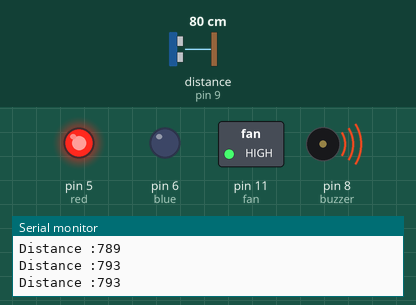
The sketch below on a simulated Arduino Uno, built with avr-gcc and run on an emulated ATmega328P. Parts: switched loads named in the sketch (green lamp = pin HIGH), output pins drawn as LEDs (lit = HIGH), buzzer (waves = sounding), the last lines printed to the serial monitor. Wiring (inferred from the names in the program): ultrasonic range finder: trigger pin 10; echo pin 9. The inputs (shaded band) are chosen by the test bench; at power-on: distance to the obstacle (sensor on pin 9) 80 cm. The echo pulse lasts 58.3 µs per cm; pins used as bus, display or sensor lines are not drawn.

Above: at 1.2 s.
1.3 s: distance to the obstacle (sensor on pin 9) set to 12 cm
2.8 s: distance to the obstacle (sensor on pin 9) set to 9 cm
At 2.81 s:
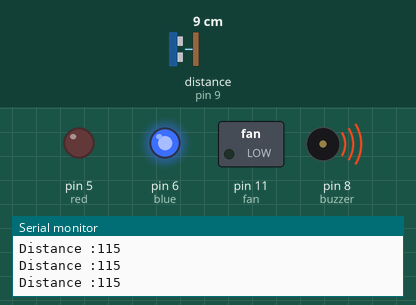
At 4.0 s:
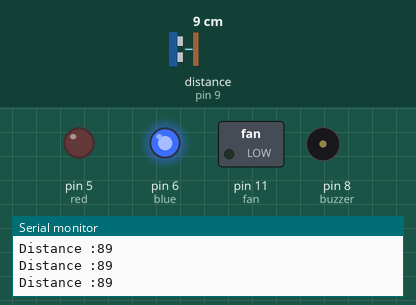
4.3 s: distance to the obstacle (sensor on pin 9) set to 18 cm
At 4.6 s:
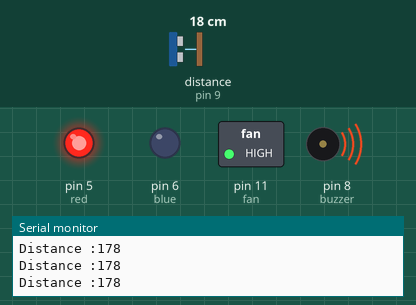
Timing chart, 0 to 7.3 s (numbered marks = the images above; inputs shaded):
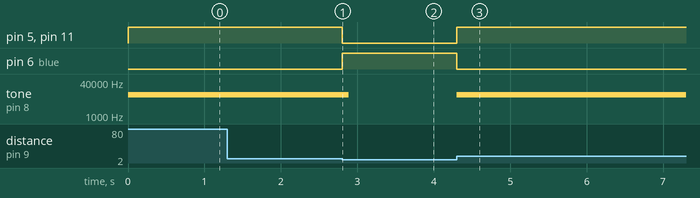

Measured:
- the behaviour switches between 11 and 10 cm on distance to the obstacle (sensor on pin 9) (found by bisection; images 0 and 1)
- after the input at 2.8 s, pin 5 (red), pin 11 (fan): HIGH → LOW at once; pin 6 (blue): LOW → HIGH at once; tone on pin 8 (buzzer): 10000 Hz → silent after 0.09 s
- after the input at 4.3 s, pin 5 (red), pin 11 (fan): LOW → HIGH at once; pin 6 (blue): HIGH → LOW at once; tone on pin 8 (buzzer): silent → 10000 Hz at once

The sketch:

Improved_Door_Alarm.ino
```cpp
const int buzzer=8, echo=9, trig=10, red=5, blue=6, fan=11;
long duration, distance;

void setup() {
  // put your setup code here, to run once:
  pinMode(trig, OUTPUT);
  pinMode(red, OUTPUT);
  pinMode(blue, OUTPUT);
  pinMode(fan, OUTPUT);
  pinMode(buzzer, OUTPUT);
  pinMode(echo, INPUT);
  Serial.begin(9600);
}

void loop() {
  // put your main code here, to run repeatedly:
  //clear the trigpin
  digitalWrite(trig, LOW);
  delayMicroseconds(2);
  //settrippin high for 10ms
  digitalWrite(trig, HIGH);
  delayMicroseconds(10);
  digitalWrite(trig, LOW);

  //Distance Calculations
  duration = pulseIn(echo, HIGH);
  distance = duration*0.34/2;

  if (distance < 100){
    digitalWrite(blue, HIGH);
    digitalWrite(red, LOW);
    digitalWrite(fan, LOW);
    delay(10);
  }else if(distance > 100) {
    digitalWrite(red, HIGH);
    digitalWrite(blue, LOW);
    digitalWrite(fan, HIGH);
    tone(buzzer, 10000, 100);
    delay(10);
   }
   Serial.print("Distance :");
   Serial.println(distance);
}
```
